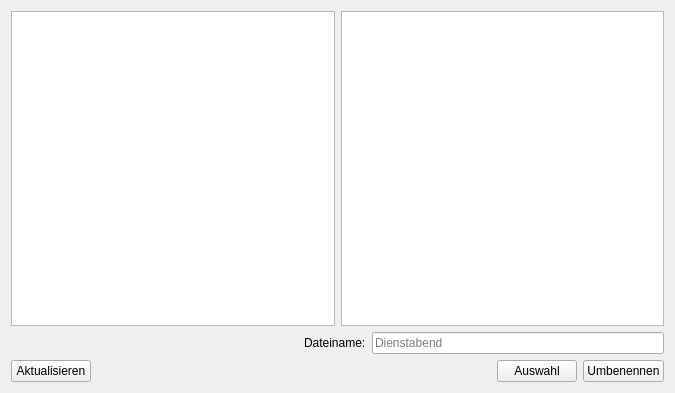
<?xml version="1.0" encoding="UTF-8"?>
<ui version="4.0">
 <class>FileRename</class>
 <widget class="QWidget" name="FileRename">
  <property name="geometry">
   <rect>
    <x>0</x>
    <y>0</y>
    <width>675</width>
    <height>393</height>
   </rect>
  </property>
  <property name="windowTitle">
   <string>Picture rename tool</string>
  </property>
  <layout class="QVBoxLayout" name="verticalLayout_2">
   <item>
    <layout class="QVBoxLayout" name="verticalLayout">
     <item>
      <layout class="QHBoxLayout" name="horizontalLayout_2">
       <item>
        <widget class="QListWidget" name="listWidget"/>
       </item>
       <item>
        <widget class="QListWidget" name="listWidget_preview"/>
       </item>
      </layout>
     </item>
     <item>
      <layout class="QHBoxLayout" name="horizontalLayout_4">
       <item>
        <spacer name="horizontalSpacer_2">
         <property name="orientation">
          <enum>Qt::Horizontal</enum>
         </property>
         <property name="sizeHint" stdset="0">
          <size>
           <width>40</width>
           <height>20</height>
          </size>
         </property>
        </spacer>
       </item>
       <item>
        <widget class="QLabel" name="labelFileName">
         <property name="text">
          <string>Dateiname:</string>
         </property>
        </widget>
       </item>
       <item>
        <widget class="QLineEdit" name="lineEdit_FileName">
         <property name="text">
          <string/>
         </property>
         <property name="placeholderText">
          <string>Dienstabend</string>
         </property>
        </widget>
       </item>
      </layout>
     </item>
     <item>
      <layout class="QHBoxLayout" name="horizontalLayout">
       <item>
        <widget class="QPushButton" name="refresh_btn">
         <property name="text">
          <string>Aktualisieren</string>
         </property>
        </widget>
       </item>
       <item>
        <spacer name="horizontalSpacer">
         <property name="orientation">
          <enum>Qt::Horizontal</enum>
         </property>
         <property name="sizeHint" stdset="0">
          <size>
           <width>40</width>
           <height>20</height>
          </size>
         </property>
        </spacer>
       </item>
       <item>
        <widget class="QPushButton" name="select_btn">
         <property name="text">
          <string>Auswahl</string>
         </property>
        </widget>
       </item>
       <item>
        <widget class="QPushButton" name="rename_btn">
         <property name="text">
          <string>Umbenennen</string>
         </property>
        </widget>
       </item>
      </layout>
     </item>
    </layout>
   </item>
  </layout>
 </widget>
 <resources/>
 <connections/>
</ui>
